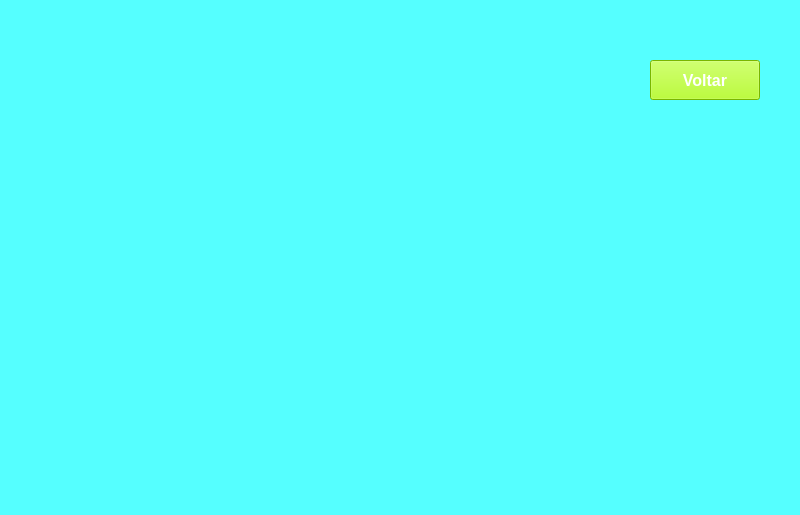
<?xml version="1.0" encoding="UTF-8"?>
<ui version="4.0">
 <class>MainWindow</class>
 <widget class="QMainWindow" name="MainWindow">
  <property name="geometry">
   <rect>
    <x>0</x>
    <y>0</y>
    <width>800</width>
    <height>515</height>
   </rect>
  </property>
  <property name="windowTitle">
   <string>Tela Pessoa</string>
  </property>
  <property name="styleSheet">
   <string notr="true">background-color: rgb(85, 255, 255);</string>
  </property>
  <widget class="QWidget" name="centralwidget">
   <widget class="QPushButton" name="btnVoltar">
    <property name="geometry">
     <rect>
      <x>650</x>
      <y>60</y>
      <width>110</width>
      <height>40</height>
     </rect>
    </property>
    <property name="font">
     <font>
      <family>Arial</family>
      <pointsize>12</pointsize>
      <weight>75</weight>
      <bold>true</bold>
     </font>
    </property>
    <property name="styleSheet">
     <string notr="true">background-color: rgb(170, 255, 0);
color: rgb(255, 255, 255);</string>
    </property>
    <property name="text">
     <string>Voltar</string>
    </property>
   </widget>
  </widget>
  <widget class="QStatusBar" name="statusbar"/>
 </widget>
 <resources/>
 <connections/>
</ui>
